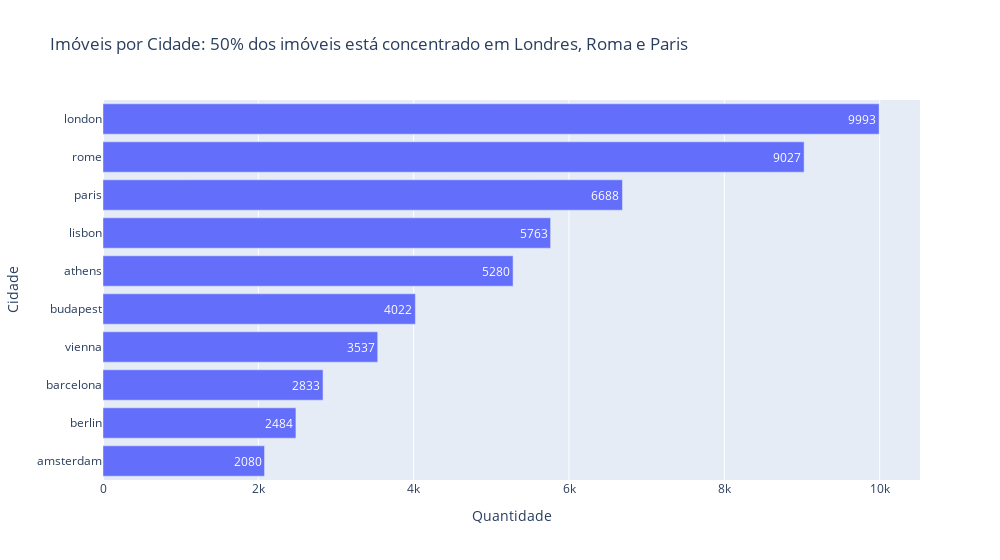

Here is the notebook cell this chart was saved with:
### Markdown cell above
## Perguntas para análise

### Perguntas ligadas ao valor
* Qual é a média de preço por cidade?
    * Essa média muda dependendo do dia da semana?
* Qual é a média de avaliação por cidades?
    * Essa média muda dependendo do dia da semana?
* Qual é a relação entre o anfitrião ter muitas listagens, o valor e avaliação?
    * Como isso muda nas cidades e nos dias da semana?
* Até que ponto vale a pena pagar por limpeza?
* Quanto deve se gastar para ficar em uma boa localização (perto de restaurantes, perto do centro e perto de metrô)
* Qual é a melhor distância do centro para uma noa relação custo-benefício?
    * Como isso muda para cada cidade?
* Como se relacionam o preço, o status de superhost e a satisfação dos hóspedes?

### Perguntas não ligadas ao valor
* Qual é a relação entre limpeza e os tipos de quarto?
* Que tipo de imóveis costumam ser oferecidos por cidade?
* Algum tipo de casa tem maior nota de satisfação?
* Como é a distribuição espacial desses imóveis nas cidades?

### Code cell
df1 = df.groupby('city').weekdays.count().reset_index()
df1 = df1.rename(columns={'weekdays': 'count'})
df1 = df1.sort_values('count', ascending=True)
df1['percent'] = round(100*df1['count']/df1['count'].sum(),1)

px.bar(data_frame=df1, y='city', x='count', text='count', title='Imóveis por Cidade: 50% dos imóveis está concentrado em Londres, Roma e Paris',
       labels={'city': 'Cidade', 'count':'Quantidade', 'percent':'Porcentagem'},
       hover_data=['count', 'percent'], hover_name='city', width=1000)

### Figure 1 — Plotly figure (JSON) as saved in the notebook; plotly's stock layout.template omitted (floating-point values rounded to 4 significant figures)
{"data": [{"alignmentgroup": "True", "customdata": [[4], [4.8], [5.5], [6.8], [7.8], [10.2], [11.1], [12.9], [17.5], [19.3]], "hovertemplate": "<b>%{hovertext}</b><br><br>Quantidade=%{text}<br>Cidade=%{y}<br>Porcentagem=%{customdata[0]}<extra></extra>", "hovertext": ["amsterdam", "berlin", "barcelona", "vienna", "budapest", "athens", "lisbon", "paris", "rome", "london"], "legendgroup": "", "marker": {"color": "#636efa", "pattern": {"shape": ""}}, "name": "", "offsetgroup": "", "orientation": "h", "showlegend": false, "text": [2080, 2484, 2833, 3537, 4022, 5280, 5763, 6688, 9027, 9993], "textposition": "auto", "type": "bar", "x": [2080, 2484, 2833, 3537, 4022, 5280, 5763, 6688, 9027, 9993], "xaxis": "x", "y": ["amsterdam", "berlin", "barcelona", "vienna", "budapest", "athens", "lisbon", "paris", "rome", "london"], "yaxis": "y"}], "layout": {"barmode": "relative", "legend": {"tracegroupgap": 0}, "title": {"text": "Imóveis por Cidade: 50% dos imóveis está concentrado em Londres, Roma e Paris"}, "width": 1000, "xaxis": {"anchor": "y", "domain": [0, 1], "title": {"text": "Quantidade"}}, "yaxis": {"anchor": "x", "domain": [0, 1], "title": {"text": "Cidade"}}}}
